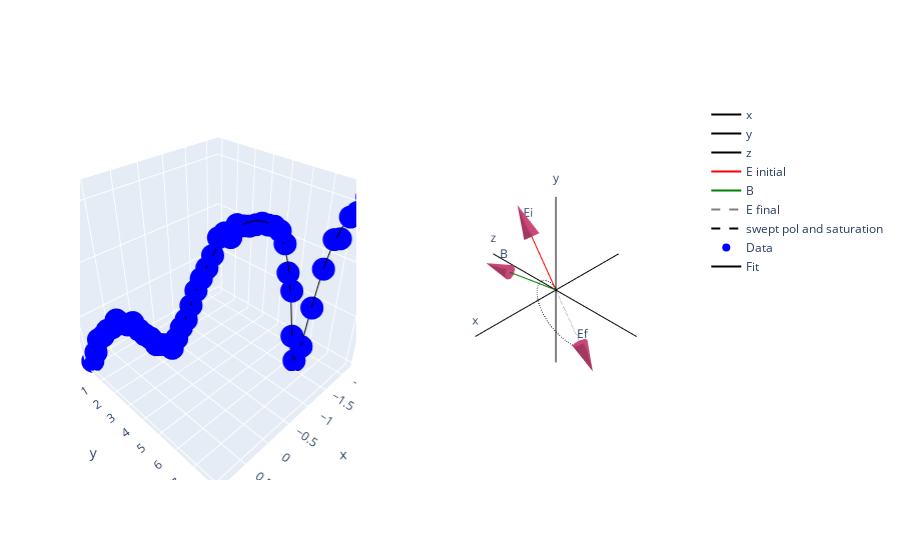

The code cell stored with this chart in its notebook:
### Markdown cell above
Using the PolarVector and fitting algorithm, we can begin to figure out where the B vector is.

We assume that the $\hat{B}$ field is close to $\hat{B}_z$, and the $\hat{E}$ field is $\hat{y}$ nominally, but this is swept to get the curve.

### Code cell
# Generate Actual data
from ion_model import PolarVector, unwrap_angle, Yb171, GenerateTestData, FitFreeParams, calculate_171_pop
from plotly_wrapper import VectorPlot, Subplots, go
import matplotlib.pyplot as plt
import numpy as np

vp = VectorPlot()

# Define the true vectors and parameters of the experiment (used to generate test data)
E = PolarVector(1, np.pi/2, np.arccos(1/np.sqrt(3)))
B = PolarVector(1, 0, np.pi/16)
yb171 = Yb171()
# define the True parameters for a polarisation sweep
thetaBE935 = yb171.optimal_thetaBE
# define other constants
s935 = 1                            # At saturation
zeeman = 0.5 * yb171.Gamma_2P12     # half of the linewidth of the 2S1/2 <-> 2P1/2 transition
detuning370 = 0.5 * yb171.Gamma_2P12   # Detuning from excited state by half of the linewidth of the 2S1/2 <-> 2P1/2 transition
detuning935 = 0.0

# Sweep E polarisation and saturation parameter
s370 = np.linspace(0, 8, 51)

# Polarisation is swept using the E PolarVector
num_steps = 50
# angle per step
angle_step = -np.pi/(num_steps)
# Define all the E vectors (magnitude is going up linearly to mimick saturation sweep)
allE = {f"E{i}": PolarVector((i+1)/num_steps, E.theta, E.phi + angle_step * i) for i in range(num_steps + 1)}
# Calculate thetaBE for each of the E vectors
thetaBE370 = np.array([B.calculate_angle_between(Evec) for Evec in allE.values()])
# Get the change in phi
allPhi = [vec.phi for vec in allE.values()]

# Unwrap thetaBE370 array because theta is always pos, but it should go pos to negative
# thetaBE370 = unwrap_angle(thetaBE370)
# Prepare an arc using the x, y, z values of the E vectors
draw_vec_line = np.array([E.v[:, 1] for E in allE.values()])
# Break them out seperately
x, y, z = draw_vec_line[:, 0], draw_vec_line[:, 1], draw_vec_line[:, 2]
# Add the arc to the vector plot
vp.add_line(x=x, y=y, z=z, line={"color": "black", "dash": "dash"}, name="swept pol and saturation")

# Calculate the test data
TestData = GenerateTestData(detuning370=detuning370, 
                            s_370=s370, 
                            s_935=s935, 
                            zeeman=zeeman, 
                            thetaBE370=thetaBE370, 
                            thetaBE935=thetaBE935, 
                            make_mesh=False)

# Randomise test data
TestData.randomise(0.0007**2)

# Now prepare for the fit. We assume the independent variables are known
x = (thetaBE370, s370)
# "Measured" data
y = TestData.excited_pop_171
# Var names need to be spelled correctly to work. ValueError will be raised otherwise.
x_var_names = ("thetaBE370", "s_370")
yb_model = calculate_171_pop

# Pass args into FitFreeParams
fitting_tool = FitFreeParams(x, y, x_var_names, yb_model)

# Check the free parameters
print(fitting_tool.free_params)

# Define initial conditions (in order of fitting_tool.free_params)
p0 = [5e6 * 2 * np.pi, -0.1e6 * 2 * np.pi, 0.8, 0.4 * yb171.Gamma_2P12, 1]
# Fit data
popt, pcov = fitting_tool.fit(p0=p0)

# Re-calculate the curve
fitted_population = fitting_tool.fit_func((thetaBE370, s370), *popt)

# Put test data and curve-fit into graph object
surface_go = [go.Scatter3d(x=allPhi, y=TestData.mesh_171.s0_370, z=TestData.excited_pop_171, mode='markers', marker={"color": "blue"}, name="Data")]
surface_go.append(go.Scatter3d(x=allPhi, y=s370, z=fitted_population, mode='lines', line={"color": "black"}, name="Fit"))

# Add vectors
vp.add_vector({"E initial": E}, {"line": {"color": "red"}, "text": ["", "Ei"]})
vp.add_vector({"B": B}, {"line": {"color": "green"}, "text": ["", "B"]})
vp.add_vector({"E final": allE[f"E{num_steps}"]}, {"line": {"color": "rgba(0, 0, 0, 0.5)", "dash": "dash"}, "text": ["", "Ef"]})

# rotate vector plot
vp.align_vectors_with_experiment()
# prepare plot
vp.prepare_plot()

# use graph objects in vector plot in subplots class. Defining subplots
sub = Subplots(rows=1, cols=2, specs=[[{'type': 'scene'}, {'type': 'scene'}]])
# update subplots with graph objects
sub.update_subplot(1, 2, vp.graph_objects,
                   update_scenes_kwargs=dict(xaxis_visible=False, yaxis_visible=False, zaxis_visible=False))
sub.update_subplot(1, 1, surface_go, 
                   xaxis_kwargs=dict(title_text="thetaBE"), 
                   yaxis_kwargs=dict(title_text="s370"))

# show subplot
sub.fig.show()

### Figure 1 — Plotly figure (JSON) as saved in the notebook; plotly's stock layout.template omitted (floating-point values rounded to 4 significant figures)
{"data": [{"line": {"color": "black"}, "mode": "lines+text", "name": "x", "scene": "scene2", "text": ["", "x"], "type": "scatter3d", "x": [-1.5, 1.5], "y": [0, -1.837e-16], "z": [0, 1.125e-32]}, {"line": {"color": "black"}, "mode": "lines+text", "name": "y", "scene": "scene2", "text": ["", "y"], "type": "scatter3d", "x": [0, 1.837e-16], "y": [-9.185e-17, -9.185e-17], "z": [-1.5, 1.5]}, {"line": {"color": "black"}, "mode": "lines+text", "name": "z", "scene": "scene2", "text": ["", "z"], "type": "scatter3d", "x": [0, 0], "y": [1.5, -1.5], "z": [-9.185e-17, 9.185e-17]}, {"line": {"color": "red"}, "mode": "lines+text", "name": "E initial", "scene": "scene2", "text": ["", "Ei"], "type": "scatter3d", "x": [0, 5e-17], "y": [0, -0.5774], "z": [0, 0.8165]}, {"scene": "scene2", "showscale": false, "sizemode": "absolute", "sizeref": 0.5, "type": "cone", "u": [5e-17], "v": [-0.5774], "w": [0.8165], "x": [5e-17, 0], "y": [-0.5774, 0], "z": [0.8165, 0]}, {"line": {"color": "green"}, "mode": "lines+text", "name": "B", "scene": "scene2", "text": ["", "B"], "type": "scatter3d", "x": [0, 0.1951], "y": [0, -0.9808], "z": [0, 6.006e-17]}, {"scene": "scene2", "showscale": false, "sizemode": "absolute", "sizeref": 0.5, "type": "cone", "u": [0.1951], "v": [-0.9808], "w": [6.006e-17], "x": [0.1951, 0], "y": [-0.9808, 0], "z": [6.006e-17, 0]}, {"line": {"color": "rgba(0, 0, 0, 0.5)", "dash": "dash"}, "mode": "lines+text", "name": "E final", "scene": "scene2", "text": ["", "Ef"], "type": "scatter3d", "x": [0, -5.1e-17], "y": [0, 0.5889], "z": [0, -0.8328]}, {"scene": "scene2", "showscale": false, "sizemode": "absolute", "sizeref": 0.5, "type": "cone", "u": [-5.1e-17], "v": [0.5889], "w": [-0.8328], "x": [-5.1e-17, 0], "y": [0.5889, 0], "z": [-0.8328, 0]}, {"line": {"color": "black", "dash": "dash"}, "mode": "lines", "name": "swept pol and saturation", "scene": "scene2", "type": "scatter3d", "x": [9.999e-19, 1.907e-18, 2.71e-18, 3.399e-18, 3.963e-18, 4.395e-18, 4.686e-18, 4.83e-18, 4.821e-18, 4.654e-18, 4.327e-18, 3.837e-18, 3.184e-18, 2.367e-18, 1.389e-18, 2.516e-19, -1.04e-18, -2.482e-18, -4.066e-18, -5.786e-18, -7.633e-18, -9.596e-18, -1.166e-17, -1.383e-17, -1.607e-17, -1.838e-17, -2.075e-17, -2.315e-17, -2.557e-17, -2.801e-17, -3.042e-17, -3.282e-17, -3.516e-17, -3.744e-17, -3.965e-17, -4.175e-17, -4.374e-17, -4.56e-17, -4.73e-17, -4.885e-17, -5.021e-17, -5.137e-17, -5.233e-17, -5.306e-17, -5.355e-17, -5.38e-17, -5.378e-17, -5.351e-17, -5.295e-17, -5.212e-17, -5.1e-17], "y": [-0.01155, -0.0251, -0.04051, -0.05761, -0.07623, -0.09617, -0.1172, -0.1392, -0.1619, -0.185, -0.2083, -0.2317, -0.2547, -0.2773, -0.2991, -0.32, -0.3396, -0.3577, -0.3742, -0.3887, -0.4011, -0.4111, -0.4187, -0.4236, -0.4256, -0.4246, -0.4205, -0.4131, -0.4024, -0.3884, -0.3708, -0.3498, -0.3254, -0.2974, -0.266, -0.2313, -0.1932, -0.152, -0.1077, -0.06048, -0.01053, 0.04198, 0.09682, 0.1538, 0.2126, 0.273, 0.3348, 0.3976, 0.4611, 0.5249, 0.5889], "z": [0.01633, 0.03115, 0.04426, 0.05551, 0.06473, 0.07177, 0.07653, 0.07887, 0.07872, 0.07601, 0.07066, 0.06267, 0.05199, 0.03866, 0.02268, 0.004108, -0.01699, -0.04053, -0.06641, -0.09449, -0.1246, -0.1567, -0.1905, -0.2258, -0.2625, -0.3002, -0.3388, -0.3781, -0.4177, -0.4574, -0.4969, -0.5359, -0.5742, -0.6115, -0.6475, -0.6818, -0.7143, -0.7446, -0.7725, -0.7977, -0.8199, -0.839, -0.8545, -0.8665, -0.8745, -0.8785, -0.8784, -0.8738, -0.8648, -0.8511, -0.8328]}, {"marker": {"color": "blue"}, "mode": "markers", "name": "Data", "scene": "scene", "type": "scatter3d", "x": [0.9553, 0.8925, 0.8297, 0.7668, 0.704, 0.6412, 0.5783, 0.5155, 0.4527, 0.3898, 0.327, 0.2642, 0.2013, 0.1385, 0.07567, 0.01284, -0.04999, -0.1128, -0.1757, -0.2385, -0.3013, -0.3642, -0.427, -0.4898, -0.5526, -0.6155, -0.6783, -0.7411, -0.804, -0.8668, -0.9296, -0.9925, -1.055, -1.118, -1.181, -1.244, -1.307, -1.369, -1.432, -1.495, -1.558, -1.621, -1.684, -1.746, -1.809, -1.872, -1.935, -1.998, -2.061, -2.123, -2.186], "y": [0, 0.16, 0.32, 0.48, 0.64, 0.8, 0.96, 1.12, 1.28, 1.44, 1.6, 1.76, 1.92, 2.08, 2.24, 2.4, 2.56, 2.72, 2.88, 3.04, 3.2, 3.36, 3.52, 3.68, 3.84, 4, 4.16, 4.32, 4.48, 4.64, 4.8, 4.96, 5.12, 5.28, 5.44, 5.6, 5.76, 5.92, 6.08, 6.24, 6.4, 6.56, 6.72, 6.88, 7.04, 7.2, 7.36, 7.52, 7.68, 7.84, 8], "z": [0.0003509, 0.00252, 0.005533, 0.006329, 0.007623, 0.008191, 0.009902, 0.009097, 0.00881, 0.009344, 0.007697, 0.006618, 0.005863, 0.004314, 0.004361, 0.00433, 0.003473, 0.005794, 0.00819, 0.009977, 0.01294, 0.01596, 0.01831, 0.02026, 0.02254, 0.02563, 0.02644, 0.02565, 0.0278, 0.02759, 0.02755, 0.02778, 0.02802, 0.02772, 0.02753, 0.02677, 0.02458, 0.01937, 0.01588, 0.006299, 0.0004976, 0.003888, 0.01244, 0.02007, 0.02531, 0.02545, 0.02901, 0.02974, 0.0321, 0.03064, 0.03037]}, {"line": {"color": "black"}, "mode": "lines", "name": "Fit", "scene": "scene", "type": "scatter3d", "x": [0.9553, 0.8925, 0.8297, 0.7668, 0.704, 0.6412, 0.5783, 0.5155, 0.4527, 0.3898, 0.327, 0.2642, 0.2013, 0.1385, 0.07567, 0.01284, -0.04999, -0.1128, -0.1757, -0.2385, -0.3013, -0.3642, -0.427, -0.4898, -0.5526, -0.6155, -0.6783, -0.7411, -0.804, -0.8668, -0.9296, -0.9925, -1.055, -1.118, -1.181, -1.244, -1.307, -1.369, -1.432, -1.495, -1.558, -1.621, -1.684, -1.746, -1.809, -1.872, -1.935, -1.998, -2.061, -2.123, -2.186], "y": [0, 0.16, 0.32, 0.48, 0.64, 0.8, 0.96, 1.12, 1.28, 1.44, 1.6, 1.76, 1.92, 2.08, 2.24, 2.4, 2.56, 2.72, 2.88, 3.04, 3.2, 3.36, 3.52, 3.68, 3.84, 4, 4.16, 4.32, 4.48, 4.64, 4.8, 4.96, 5.12, 5.28, 5.44, 5.6, 5.76, 5.92, 6.08, 6.24, 6.4, 6.56, 6.72, 6.88, 7.04, 7.2, 7.36, 7.52, 7.68, 7.84, 8], "z": [0, 0.002896, 0.005185, 0.00691, 0.008136, 0.008923, 0.00932, 0.009367, 0.0091, 0.008553, 0.007772, 0.006821, 0.005804, 0.004866, 0.004203, 0.004032, 0.00454, 0.005814, 0.007792, 0.01028, 0.01301, 0.01573, 0.01827, 0.02052, 0.02244, 0.02405, 0.02536, 0.0264, 0.02721, 0.0278, 0.02819, 0.02838, 0.02835, 0.02804, 0.02738, 0.02618, 0.02414, 0.02068, 0.01496, 0.006717, 0.0002474, 0.003468, 0.01254, 0.01993, 0.02451, 0.02722, 0.02886, 0.02987, 0.03049, 0.03085, 0.03103]}], "layout": {"scene": {"domain": {"x": [0, 0.45], "y": [0, 1]}}, "scene2": {"domain": {"x": [0.55, 1], "y": [0, 1]}, "xaxis": {"visible": false}, "yaxis": {"visible": false}, "zaxis": {"visible": false}}}}
